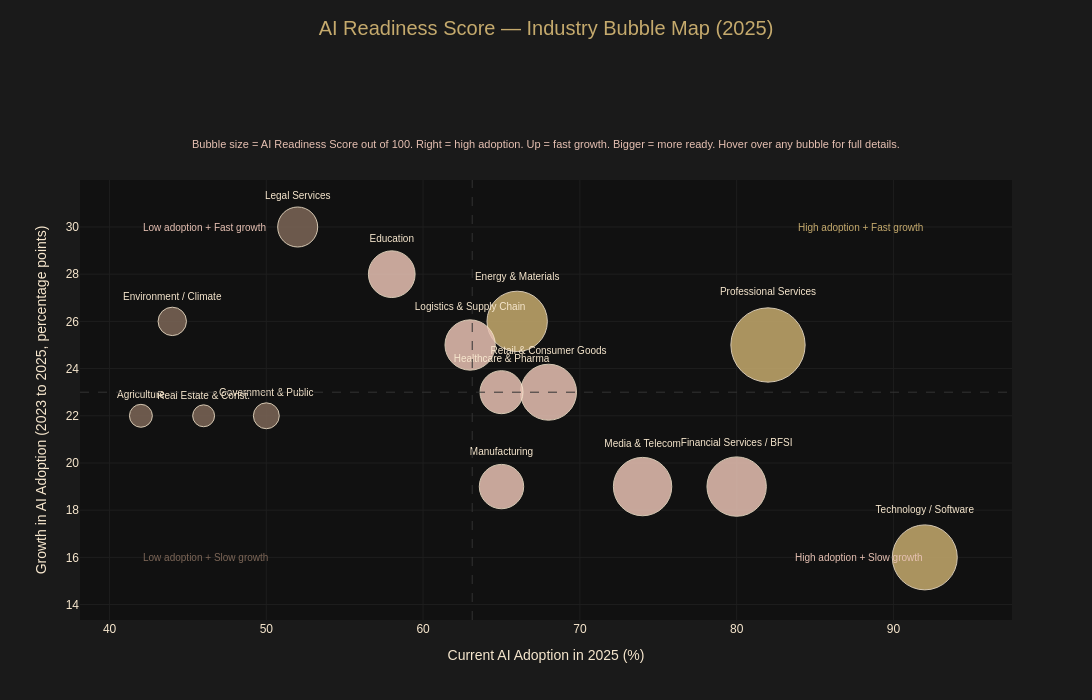

Notebook code for this chart:
### Code cell
# ── CELL 11 (REBUILT): AI Readiness Score — Bubble Chart ──────────────────
# Why a bubble chart: each industry becomes a circle
# Circle size = AI Readiness Score (bigger = more ready)
# X axis = current adoption in 2025
# Y axis = growth speed from 2023 to 2025
# This lets us see THREE things at once in one visual

import plotly.graph_objects as go

# Color each bubble based on readiness level
df_chart = df_final.copy()
df_chart["Readiness Level"] = pd.cut(
    df_chart["AI Readiness Score"],
    bins=[-1, 40, 60, 100],
    labels=["Lagging Behind", "Developing", "High Readiness"],
)

bubble_colors = df_chart["Readiness Level"].map({
    "High Readiness": COLORS["gold"],
    "Developing": COLORS["blush"],
    "Lagging Behind": COLORS["dark"],
})

fig4 = go.Figure()

fig4.add_trace(go.Scatter(
    x=df_chart["2025 %"],                    # x position = current adoption
    y=df_chart["Growth 2023 to 2025"],        # y position = how fast it grew
    mode="markers+text",                      # show circles AND text labels
    marker=dict(
        size=df_chart["AI Readiness Score"],  # bubble size = readiness score
        color=bubble_colors,                  # bubble color = readiness level
        opacity=0.85,
        line=dict(color=COLORS["cream"], width=1),  # thin cream border on each bubble
    ),
    text=df_chart["Industry Sector"],         # label inside/near each bubble
    textposition="top center",
    textfont=dict(color=COLORS["cream"], size=10),

    # What shows when you hover over a bubble
    customdata=df_chart[["AI Readiness Score", "Readiness Level"]].values,
    hovertemplate=(
        "<b>%{text}</b><br>"
        "2025 Adoption: %{x}%<br>"
        "Growth: %{y} pts<br>"
        "AI Readiness Score: %{customdata[0]}<br>"
        "Level: %{customdata[1]}"
        "<extra></extra>"
    ),
))

fig4.update_layout(
    paper_bgcolor=BACKGROUND,
    plot_bgcolor="#111111",
    font=dict(color=COLORS["cream"], size=12, family="Arial"),
    height=700,
    width=1100,
    margin=dict(l=80, r=80, t=180, b=80),
    xaxis_title="Current AI Adoption in 2025 (%)",
    yaxis_title="Growth in AI Adoption (2023 to 2025, percentage points)",
    title=dict(
        text="AI Readiness Score — Industry Bubble Map (2025)",
        font=dict(color=COLORS["gold"], size=20),
        x=0.5,
        xanchor="center",
        y=0.97,
    ),
)

# Subtitle
fig4.add_annotation(
    text="Bubble size = AI Readiness Score out of 100."
         " Right = high adoption. Up = fast growth. Bigger = more ready."
         " Hover over any bubble for full details.",
    xref="paper", yref="paper",
    x=0.5, y=1.10,
    showarrow=False,
    font=dict(color=COLORS["blush"], size=11),
    align="center",
)

# Add quadrant lines to divide chart into 4 zones
avg_x = df_chart["2025 %"].mean()
avg_y = df_chart["Growth 2023 to 2025"].mean()

# Vertical line at average adoption
fig4.add_vline(
    x=avg_x,
    line_dash="dash",
    line_color="#333333",
    line_width=1,
)

# Horizontal line at average growth
fig4.add_hline(
    y=avg_y,
    line_dash="dash",
    line_color="#333333",
    line_width=1,
)

# Label the 4 quadrants
fig4.add_annotation(
    x=df_chart["2025 %"].max(), y=df_chart["Growth 2023 to 2025"].max(),
    text="High adoption + Fast growth",
    showarrow=False,
    font=dict(color=COLORS["gold"], size=10),
    xanchor="right",
)
fig4.add_annotation(
    x=df_chart["2025 %"].min(), y=df_chart["Growth 2023 to 2025"].max(),
    text="Low adoption + Fast growth",
    showarrow=False,
    font=dict(color=COLORS["blush"], size=10),
    xanchor="left",
)
fig4.add_annotation(
    x=df_chart["2025 %"].max(), y=df_chart["Growth 2023 to 2025"].min(),
    text="High adoption + Slow growth",
    showarrow=False,
    font=dict(color=COLORS["blush"], size=10),
    xanchor="right",
)
fig4.add_annotation(
    x=df_chart["2025 %"].min(), y=df_chart["Growth 2023 to 2025"].min(),
    text="Low adoption + Slow growth",
    showarrow=False,
    font=dict(color=COLORS["dark"], size=10),
    xanchor="left",
)

fig4.update_xaxes(gridcolor="#1e1e1e", color=COLORS["cream"])
fig4.update_yaxes(gridcolor="#1e1e1e", color=COLORS["cream"])

fig4.show()

# Save
fig4.write_html("../assets/chart4_readiness_bubble.html")
print("Chart 4 saved.")

### Figure 1 — Plotly figure (JSON) as saved in the notebook; plotly's stock layout.template omitted (floating-point values rounded to 4 significant figures)
{"data": [{"customdata": [[74.3, "High Readiness"], [65, "High Readiness"], [60.4, "High Readiness"], [59.4, "Developing"], [58.4, "Developing"], [56, "Developing"], [50.3, "Developing"], [46.7, "Developing"], [44.4, "Developing"], [43, "Developing"], [40, "Lagging Behind"], [28.4, "Lagging Behind"], [25.9, "Lagging Behind"], [22.9, "Lagging Behind"], [21.9, "Lagging Behind"]], "hovertemplate": "<b>%{text}</b><br>2025 Adoption: %{x}%<br>Growth: %{y} pts<br>AI Readiness Score: %{customdata[0]}<br>Level: %{customdata[1]}<extra></extra>", "marker": {"color": ["#C5AA6D", "#C5AA6D", "#C5AA6D", "#E7C1B3", "#E7C1B3", "#E7C1B3", "#E7C1B3", "#E7C1B3", "#E7C1B3", "#E7C1B3", "#7C6657", "#7C6657", "#7C6657", "#7C6657", "#7C6657"], "line": {"color": "#F7E7CE", "width": 1}, "opacity": 0.85, "size": [74.3, 65.0, 60.4, 59.4, 58.4, 56.0, 50.3, 46.7, 44.4, 43.0, 40.0, 28.4, 25.9, 22.9, 21.9]}, "mode": "markers+text", "text": ["Professional Services", "Technology / Software", "Energy & Materials", "Financial Services / BFSI", "Media & Telecom", "Retail & Consumer Goods", "Logistics & Supply Chain", "Education", "Manufacturing", "Healthcare & Pharma", "Legal Services", "Environment / Climate", "Government & Public", "Agriculture", "Real Estate & Const."], "textfont": {"color": "#F7E7CE", "size": 10}, "textposition": "top center", "type": "scatter", "x": [82.0, 92.0, 66.0, 80.0, 74.0, 68.0, 63.0, 58.0, 65.0, 65.0, 52.0, 44.0, 50.0, 42.0, 46.0], "y": [25.0, 16.0, 26.0, 19.0, 19.0, 23.0, 25.0, 28.0, 19.0, 23.0, 30.0, 26.0, 22.0, 22.0, 22.0]}], "layout": {"annotations": [{"align": "center", "font": {"color": "#E7C1B3", "size": 11}, "showarrow": false, "text": "Bubble size = AI Readiness Score out of 100. Right = high adoption. Up = fast growth. Bigger = more ready. Hover over any bubble for full details.", "x": 0.5, "xref": "paper", "y": 1.1, "yref": "paper"}, {"font": {"color": "#C5AA6D", "size": 10}, "showarrow": false, "text": "High adoption + Fast growth", "x": 92, "xanchor": "right", "y": 30}, {"font": {"color": "#E7C1B3", "size": 10}, "showarrow": false, "text": "Low adoption + Fast growth", "x": 42, "xanchor": "left", "y": 30}, {"font": {"color": "#E7C1B3", "size": 10}, "showarrow": false, "text": "High adoption + Slow growth", "x": 92, "xanchor": "right", "y": 16}, {"font": {"color": "#7C6657", "size": 10}, "showarrow": false, "text": "Low adoption + Slow growth", "x": 42, "xanchor": "left", "y": 16}], "font": {"color": "#F7E7CE", "family": "Arial", "size": 12}, "height": 700, "margin": {"b": 80, "l": 80, "r": 80, "t": 180}, "paper_bgcolor": "#1a1a1a", "plot_bgcolor": "#111111", "shapes": [{"line": {"color": "#333333", "dash": "dash", "width": 1}, "type": "line", "x0": 63.13, "x1": 63.13, "xref": "x", "y0": 0, "y1": 1, "yref": "y domain"}, {"line": {"color": "#333333", "dash": "dash", "width": 1}, "type": "line", "x0": 0, "x1": 1, "xref": "x domain", "y0": 23, "y1": 23, "yref": "y"}], "title": {"font": {"color": "#C5AA6D", "size": 20}, "text": "AI Readiness Score — Industry Bubble Map (2025)", "x": 0.5, "xanchor": "center", "y": 0.97}, "width": 1100, "xaxis": {"color": "#F7E7CE", "gridcolor": "#1e1e1e", "title": {"text": "Current AI Adoption in 2025 (%)"}}, "yaxis": {"color": "#F7E7CE", "gridcolor": "#1e1e1e", "title": {"text": "Growth in AI Adoption (2023 to 2025, percentage points)"}}}}
